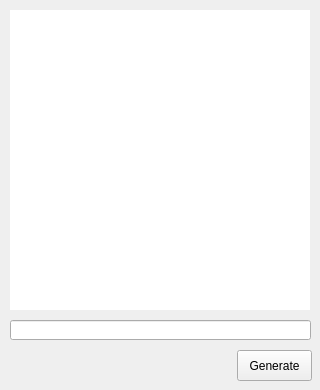
<?xml version="1.0" encoding="UTF-8"?>
<ui version="4.0">
 <class>Form</class>
 <widget class="QWidget" name="Form">
  <property name="geometry">
   <rect>
    <x>0</x>
    <y>0</y>
    <width>320</width>
    <height>390</height>
   </rect>
  </property>
  <property name="sizePolicy">
   <sizepolicy hsizetype="Fixed" vsizetype="Fixed">
    <horstretch>0</horstretch>
    <verstretch>0</verstretch>
   </sizepolicy>
  </property>
  <property name="minimumSize">
   <size>
    <width>320</width>
    <height>390</height>
   </size>
  </property>
  <property name="maximumSize">
   <size>
    <width>320</width>
    <height>390</height>
   </size>
  </property>
  <property name="windowTitle">
   <string>QRCODE App</string>
  </property>
  <widget class="QLabel" name="lblQrCode">
   <property name="geometry">
    <rect>
     <x>10</x>
     <y>10</y>
     <width>300</width>
     <height>300</height>
    </rect>
   </property>
   <property name="styleSheet">
    <string notr="true">background-color: rgb(255, 255, 255);</string>
   </property>
   <property name="text">
    <string/>
   </property>
  </widget>
  <widget class="QLineEdit" name="txtQrData">
   <property name="geometry">
    <rect>
     <x>10</x>
     <y>320</y>
     <width>301</width>
     <height>20</height>
    </rect>
   </property>
  </widget>
  <widget class="QPushButton" name="btnQrGen">
   <property name="geometry">
    <rect>
     <x>237</x>
     <y>350</y>
     <width>75</width>
     <height>31</height>
    </rect>
   </property>
   <property name="text">
    <string>Generate</string>
   </property>
  </widget>
 </widget>
 <resources/>
 <connections/>
</ui>
